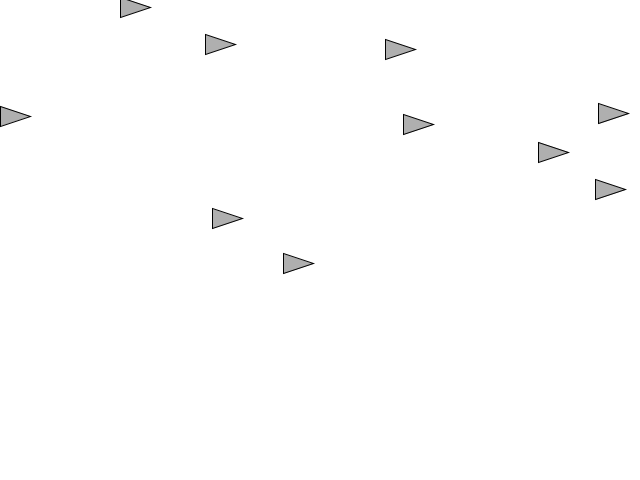
Frame 1 (no input)
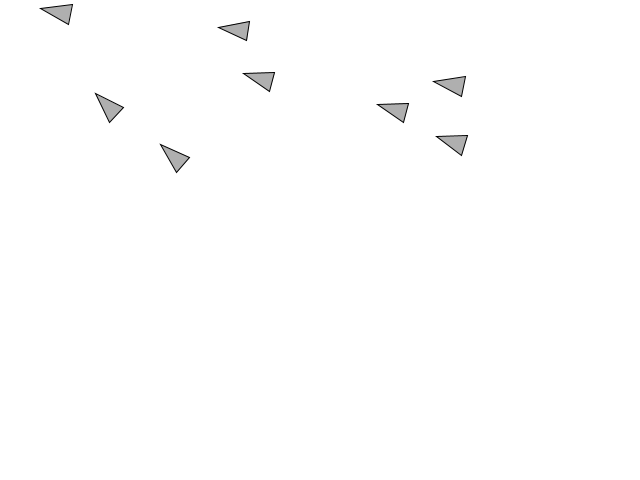
Frame 60 (the mouse pressed at the canvas centre just before this capture)
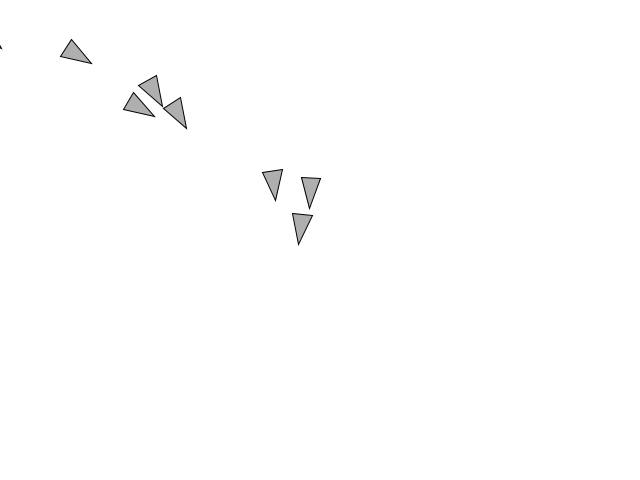
Frame 120 (the mouse held since frame 60 and released just before this capture)

The Processing sketch that drew these frames (run headless with seeded random() and noise(); from frame 60 on, the mouse is pressed at the canvas centre):

// Processing sketch: Vehicles
// ── Vehicles.pde


Vehicle[] v = new Vehicle[10];

void setup() { 
	
	size(640, 480);
	
	for(int i = 0 ; i < v.length ; i++) {
		v[i] = new Vehicle(random(width), random(height));
	}
}

void draw() {

	background(255);
	for(Vehicle v_ : v) {
		v_.draw();
		v_.seek(new PVector(mouseX, mouseY));
		v_.update();
	}


}

// ── Vehicle.pde
class Vehicle {

	PVector position;
	PVector velocity;
	PVector acceleration;
	float maxSpeed = 4;
	float maxForce = 0.1;

	Vehicle(float x, float y) {

		position = new PVector(x,y);
		velocity = new PVector(0,0);
		acceleration = new PVector(0,0);


	}

	void draw() {

		pushMatrix();
		translate(position.x, position.y);
		float angle = velocity.heading();
		rotate(angle);
		fill(175);
		stroke(0);
		triangle(-10, 10, 20, 0, -10, -10);
		popMatrix();
	}

	void update() {

		velocity.add(acceleration);
		position.add(velocity);
		acceleration.mult(0);

	}

	void applyForce(PVector force) {

		acceleration.add(force);

	}

	void seek(PVector target) {

		PVector desired = PVector.sub(target, position);
		//desired.mult(-1); //FLEEING BEHAVIOR
		desired.normalize();
		desired.mult(maxSpeed);
		PVector steering = PVector.sub(desired, velocity);
		steering.limit(maxForce);
		applyForce(steering);

	} 

}
